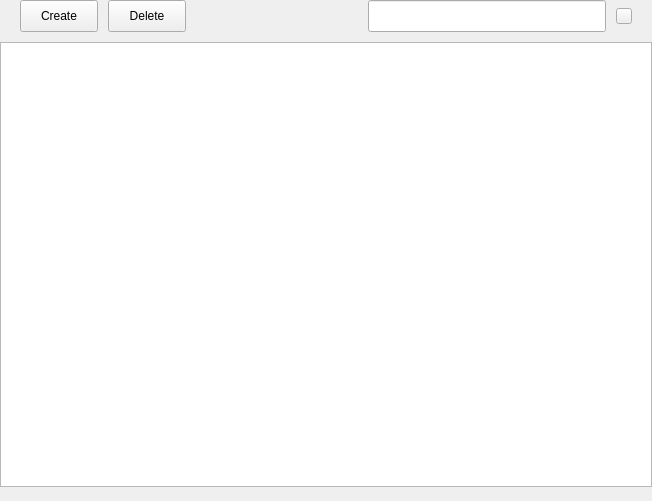
<?xml version="1.0" encoding="UTF-8"?>
<ui version="4.0">
 <class>IPCPage</class>
 <widget class="QWidget" name="IPCPage">
  <property name="geometry">
   <rect>
    <x>0</x>
    <y>0</y>
    <width>652</width>
    <height>501</height>
   </rect>
  </property>
  <property name="windowTitle">
   <string>Form</string>
  </property>
  <layout class="QVBoxLayout" name="verticalLayout_2">
   <property name="spacing">
    <number>10</number>
   </property>
   <property name="leftMargin">
    <number>0</number>
   </property>
   <property name="topMargin">
    <number>0</number>
   </property>
   <property name="rightMargin">
    <number>0</number>
   </property>
   <property name="bottomMargin">
    <number>0</number>
   </property>
   <item>
    <layout class="QHBoxLayout" name="horizontalLayout">
     <property name="spacing">
      <number>10</number>
     </property>
     <property name="leftMargin">
      <number>20</number>
     </property>
     <property name="rightMargin">
      <number>20</number>
     </property>
     <item>
      <widget class="QPushButton" name="btn_create">
       <property name="minimumSize">
        <size>
         <width>78</width>
         <height>32</height>
        </size>
       </property>
       <property name="maximumSize">
        <size>
         <width>78</width>
         <height>32</height>
        </size>
       </property>
       <property name="text">
        <string>Create</string>
       </property>
      </widget>
     </item>
     <item>
      <widget class="QPushButton" name="btn_delete">
       <property name="minimumSize">
        <size>
         <width>78</width>
         <height>32</height>
        </size>
       </property>
       <property name="maximumSize">
        <size>
         <width>78</width>
         <height>32</height>
        </size>
       </property>
       <property name="text">
        <string>Delete</string>
       </property>
      </widget>
     </item>
     <item>
      <spacer name="horizontalSpacer">
       <property name="orientation">
        <enum>Qt::Horizontal</enum>
       </property>
       <property name="sizeHint" stdset="0">
        <size>
         <width>40</width>
         <height>20</height>
        </size>
       </property>
      </spacer>
     </item>
     <item>
      <widget class="QLineEdit" name="lineEdit_search">
       <property name="minimumSize">
        <size>
         <width>238</width>
         <height>32</height>
        </size>
       </property>
       <property name="maximumSize">
        <size>
         <width>238</width>
         <height>32</height>
        </size>
       </property>
      </widget>
     </item>
     <item>
      <widget class="RefreshButton" name="btn_refresh">
       <property name="minimumSize">
        <size>
         <width>16</width>
         <height>16</height>
        </size>
       </property>
       <property name="maximumSize">
        <size>
         <width>16</width>
         <height>16</height>
        </size>
       </property>
       <property name="text">
        <string/>
       </property>
      </widget>
     </item>
    </layout>
   </item>
   <item>
    <layout class="QVBoxLayout" name="verticalLayout">
     <property name="spacing">
      <number>0</number>
     </property>
     <item>
      <widget class="IpcTable" name="tableView"/>
     </item>
     <item>
      <widget class="QLabel" name="label_tips">
       <property name="text">
        <string/>
       </property>
       <property name="alignment">
        <set>Qt::AlignCenter</set>
       </property>
      </widget>
     </item>
    </layout>
   </item>
  </layout>
 </widget>
 <customwidgets>
  <customwidget>
   <class>RefreshButton</class>
   <extends>QToolButton</extends>
   <header>common/refresh-button.h</header>
  </customwidget>
  <customwidget>
   <class>IpcTable</class>
   <extends>QTableView</extends>
   <header>node/IPC/table-widgets/ipc-table.h</header>
  </customwidget>
 </customwidgets>
 <resources/>
 <connections/>
</ui>
